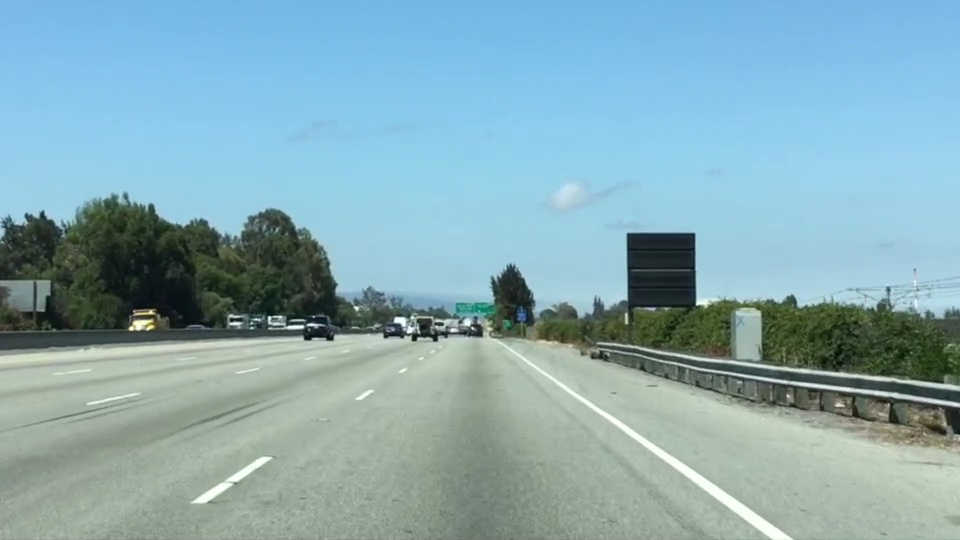
#> input picture SDCND/Quizzes/Color_Selection/test.jpg, 960 x 540 px
$ python Color_Selecton.py
#> lines starting #> are read from the running program, lines starting #| are printed output that depends on the picture; after the words box and inside, x2 and y2 are one past the last pixel; in counts of white or black regions, pixels touching at a corner belong together
import matplotlib.pyplot as plt
import matplotlib.image as mpimg
import numpy as np
#import cv2

# Read in the image and print out some stats
image = mpimg.imread('test.jpg')
#> image is the input picture: shape (540, 960, 3); mean R, G, B 135.5, 171.1, 179.2
print('This image is: ',type(image),
         'with dimensions:', image.shape)
#| This image is:  <class 'numpy.ndarray'> with dimensions: (540, 960, 3)

# Grab the x and y size and make a copy of the image
ysize = image.shape[0]
#> ysize = 540
xsize = image.shape[1]
#> xsize = 960
color_select = np.copy(image)

# Define our color selection criteria
# Note: if you run this code, you'll find these are not sensible values!!
# But you'll get a chance to play with them soon in a quiz
red_threshold = 220
green_threshold = 220
blue_threshold = 220
rgb_threshold = [red_threshold, green_threshold, blue_threshold]

# Identify pixels below the threshold
thresholds = (image[:,:,0] < rgb_threshold[0]) \
            | (image[:,:,1] < rgb_threshold[1]) \
            | (image[:,:,2] < rgb_threshold[2])
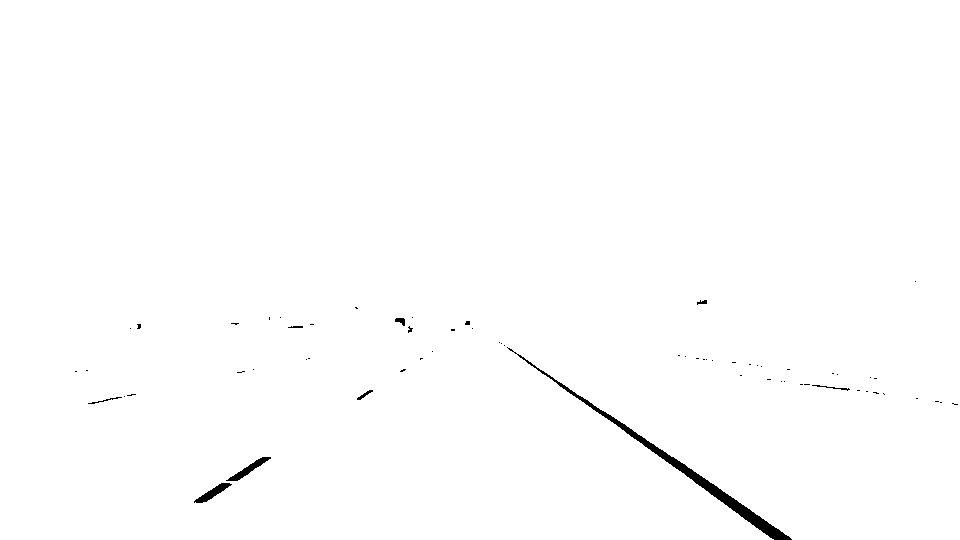
#> thresholds: shape (540, 960) bool; 99.4% white; 65 black regions (56 under 20 px), largest, box (x1, y1, x2, y2) and area: (507, 347, 792, 540) 2108, (226, 457, 271, 481) 276, (194, 483, 232, 503) 259

color_select[thresholds] = [0,0,0]
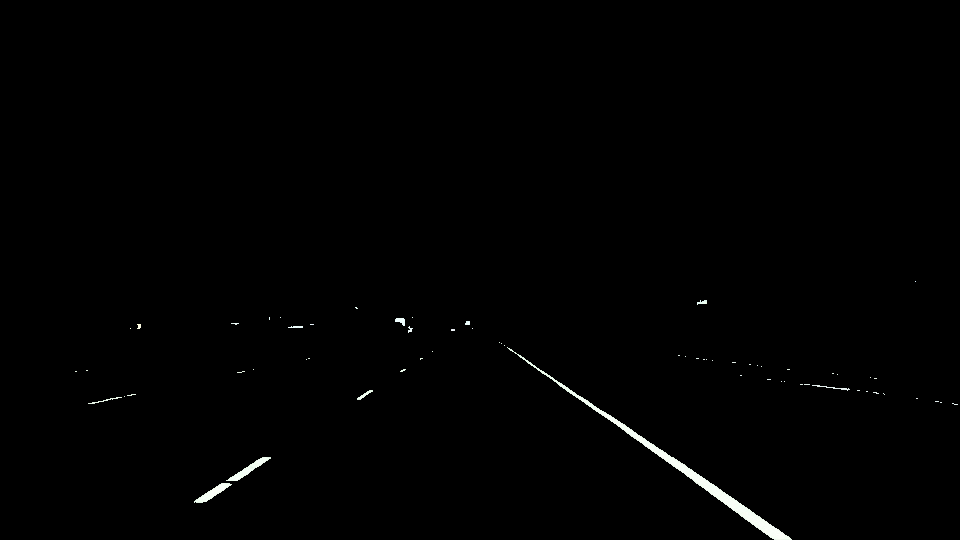
#> color_select: shape (540, 960, 3); mean R, G, B 1.4, 1.5, 1.4

# Display the image
fig = plt.figure()
a=fig.add_subplot(2,1,1)
plt.title("Original")
plt.imshow(image)

a=fig.add_subplot(2,1,2)
plt.title("Test")
plt.imshow(color_select)

plt.show()
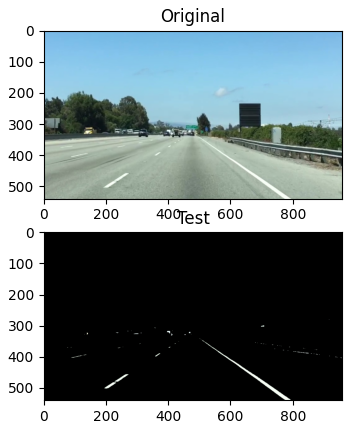
#> figure drawn by matplotlib, 2 panels

mpimg.imsave("test-after.jpg", color_select)
